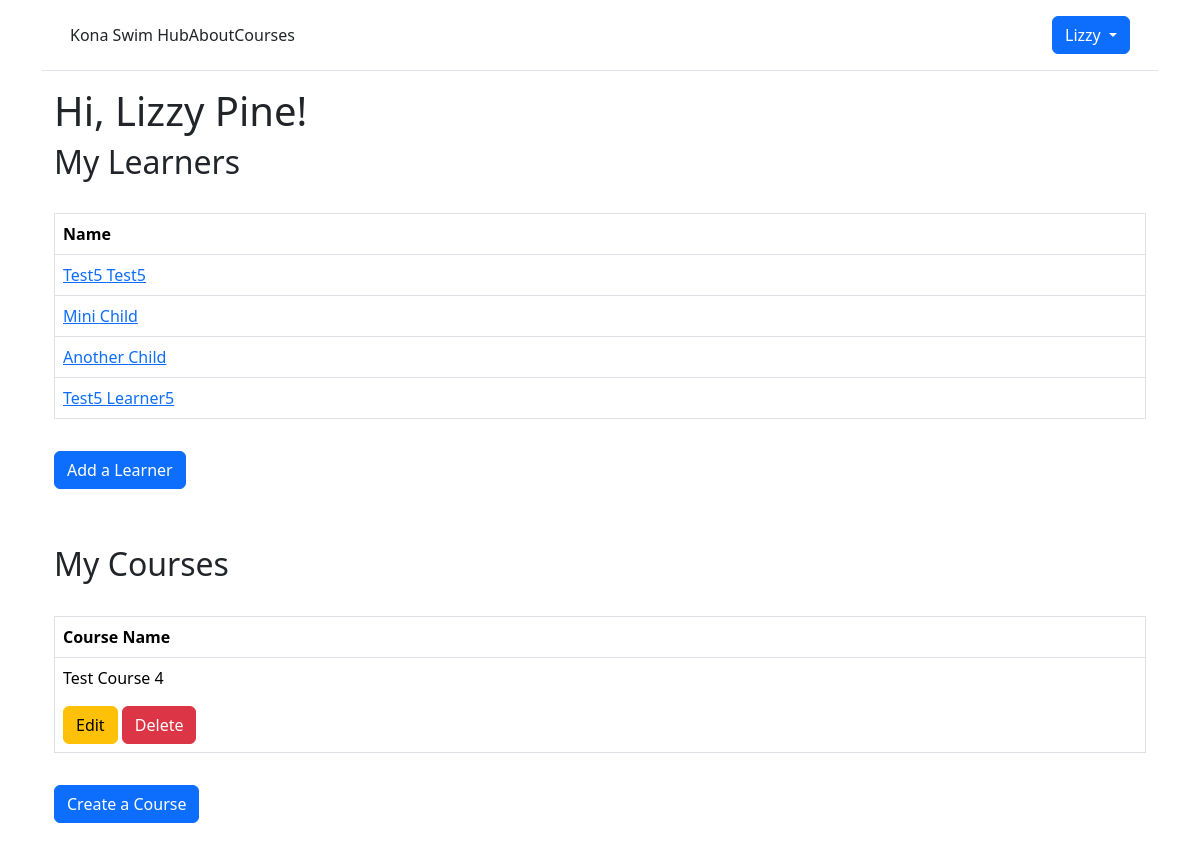
Page /accounts/my-account/ (signed in) on the earlier database version.
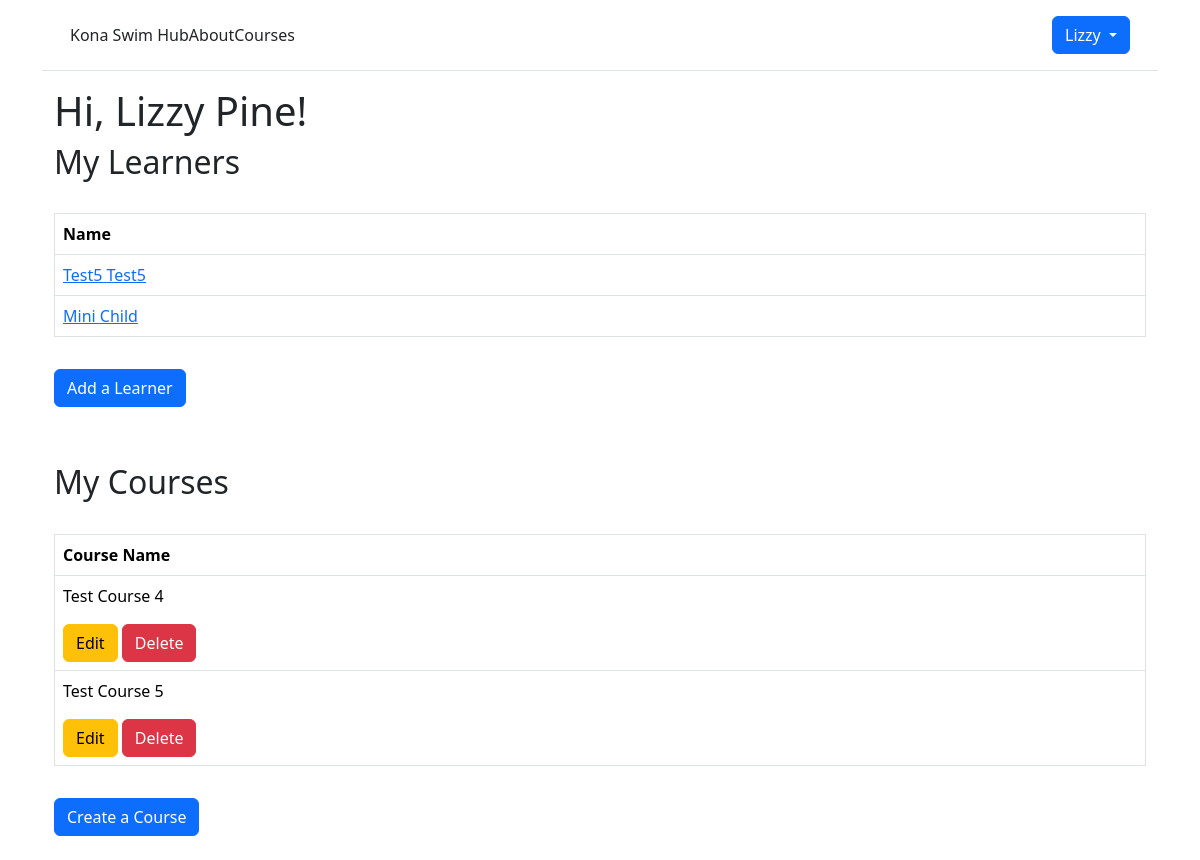
Same page on the later database version.
### accounts/models.py (models this page shows, shortened)
class CustomUser(AbstractUser):
    email = models.EmailField(max_length=200)
    password = models.CharField(max_length=200)
    first_name = models.CharField(max_length = 100)
    last_name = models.CharField(max_length = 100)
    is_instructor = models.BooleanField(default=False)
    course_created = models.ForeignKey('lessons.Course', null=True, on_delete=models.CASCADE)

class Learner(models.Model):
    associated_with_user = models.ForeignKey(CustomUser, on_delete=models.CASCADE, default=None, blank=True, null=True)
    first_name = models.CharField(max_length = 100)
    last_name = models.CharField(max_length = 100)
    birthday = models.DateField()

### lessons/models.py (models this page shows, shortened)
class Course(models.Model):
    course_instructor = models.ForeignKey(CustomUser, on_delete=models.CASCADE, null=True) # Check this: When User is deleted, also delete the Course.
    course_title = models.CharField(max_length=100, default=None)
    course_description = models.CharField(max_length=250)
    course_age_range_min = models.IntegerField(null=True)
    course_age_range_max = models.IntegerField(null=True)
    course_location = models.CharField(max_length=100)
    course_start_date = models.DateField(help_text="Enter the date this course will begin.")
    course_end_date = models.DateField(help_text="Enter the date this course will end.")
    course_day_of_week = models.CharField(max_length=100, blank=True)
    course_start_time = models.TimeField(help_text="Enter the start time for this course in Hawaii Standard Time (e.g., 01:00 PM).")
    course_end_time = models.TimeField(help_text="Enter the end time for this course in Hawaii Standard Time(e.g., 02:00 PM).")
    num_spots_available = models.IntegerField()
    course_price = models.DecimalField(max_digits=10, decimal_places=2)
    learner_on_roster = models.ManyToManyField(to=Learner, related_name="learners", blank=True)

### accounts/views.py (the view)
# urls.py: path("my-account/", views.my_account_view, name="my-account"),
@login_required
def my_account_view (request):
    learners = Learner.objects.filter(associated_with_user=request.user)
    courses = Course.objects.filter(course_instructor=request.user)
    context = {
        "learners": learners,
        "courses": courses,
    }
    return render(request, "my-account.html", context)

### templates/my-account.html (shortened to what this page needs)
{% extends "base.html" %}
{% block content %}
<div class="container">
  <h1>Hi, {{ user.first_name }} {{ user.last_name }}!</h1>
  <h2>My Learners</h2>
  <div class="row my-3">
    <div class="course-table-container">
      <table class="table table-bordered table-hover">
        <thead>
          <tr>
            <th> Name </th>
          </tr>
        </thead>
        <tbody>
          <tr>
            {% for learner in learners %}
            <td><a href="{% url 'learner-detail' learner.pk %}"">{{ learner.first_name }} {{ learner.last_name}}</a></td>
          </tr>
          {% empty %}
          <h3>You don't have any learners registered yet.</h3>
          {% endfor %}
        </tbody>
      </table>
    </div>
  </div>
  <div>
    <a href=" {% url 'learner-add' %}" class="btn btn-primary" role="button">Add a Learner</a>
    </div>
    <div style="margin-top: 3.5em;">
      <h2>My Courses</h2>
      <div class="row my-3">
        <div class="course-table-container">
          <table class="table table-bordered table-hover">
            <thead>
              <tr>
                <th> Course Name </th>
              </tr>
            </thead>
            <tbody>
              <tr>
                {% for course in courses %}
                <td>
                  <p>{{ course.course_title }} </p> <a href=" {% url 'course-edit' course.pk %}" class="btn btn-warning"
                    role="button">Edit</a>
                  <a href="{% url 'course-delete' course.pk %}" class="btn btn-danger">Delete</a>
                </td>
              </tr>
              {% empty %}
              <h3>You haven't created any courses yet.</h3>
              {% endfor %}
            </tbody>
          </table>
        </div>
      </div>
      <div>
        <a href=" {% url 'course_create' %}" class="btn btn-primary" role="button">Create a Course</a>
      </div>
    </div>
  </div>
  {% endblock content %}

### templates/base.html (shortened to what this page needs)
{% load static %}
<!doctype html>
<html lang="en">
<head>
    <link href="{% static 'css/base.css' %}" rel="stylesheet">
    <link href="https://cdn.jsdelivr.net/npm/bootstrap@5.2.2/dist/css/bootstrap.min.css" rel="stylesheet"
>
    {% load bootstrap5 %}
    {% bootstrap_css %}
</head>
<div class="container pb-4">
    <header class="p-3 mb-3 border-bottom">
        <div class="container">
            <div class="d-flex flex-wrap align-items-center justify-content-center
                justify-content-lg-start">
                <a class="navbar-brand" href="{% url 'home' %}">Kona Swim Hub</a>
                <a class="nav-link" href="{% url 'about' %}">About </a>
                <a class="nav-link" href="{% url 'course_list' %}">Courses </a>
                    {% if user.is_authenticated %}
                <div class="btn-group">
                    <button type="button" class="btn btn-primary dropdown-toggle" data-bs-toggle="dropdown"
                        aria-expanded="false">
                        {{ user.first_name }}
                    </button>
                </div>
                {% else %}
                </ul>
                <div class="text-end">
                    <a href="{% url 'login' %}" class="btn btn-outline-primary me-2">Log In</a>
                    <a href="{% url 'signup' %}" class="btn btn-primary">Sign Up</a>
                </div>
                {% endif %}
            </div>
    </header>
    {% block content %}
    {% endblock content %}
</div>
</html>

### static/css/base.css (style rules this page uses)
.course-table-container { padding-top: 1em; }

Differences in the rows shown:
removed Learner: first_name "Another", last_name "Child"
removed Learner: first_name "Test5", last_name "Learner5"
added Course: course_title "Test Course 5"
